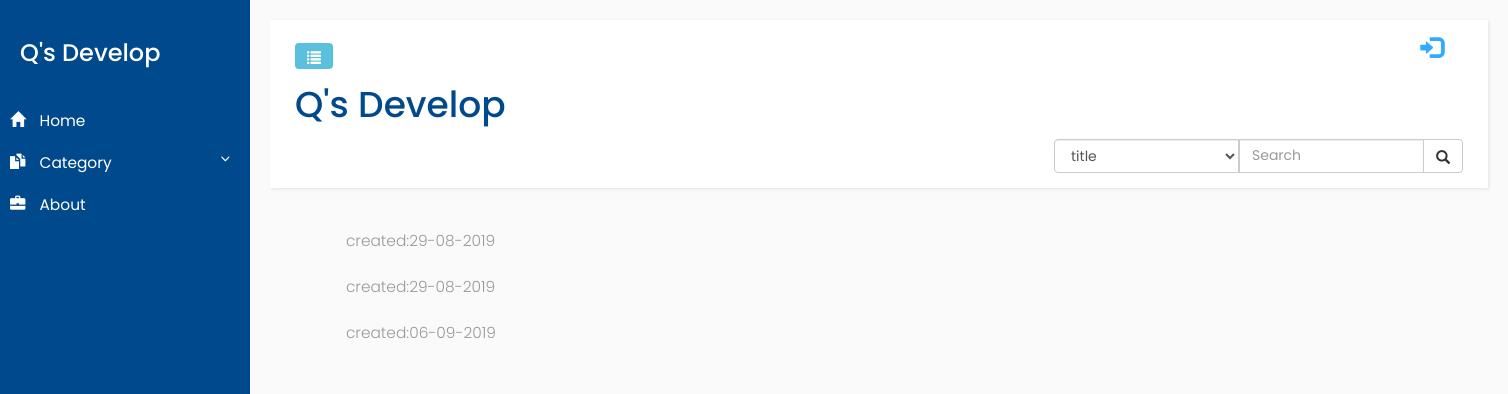
The page /draft/ on the database as committed earlier.
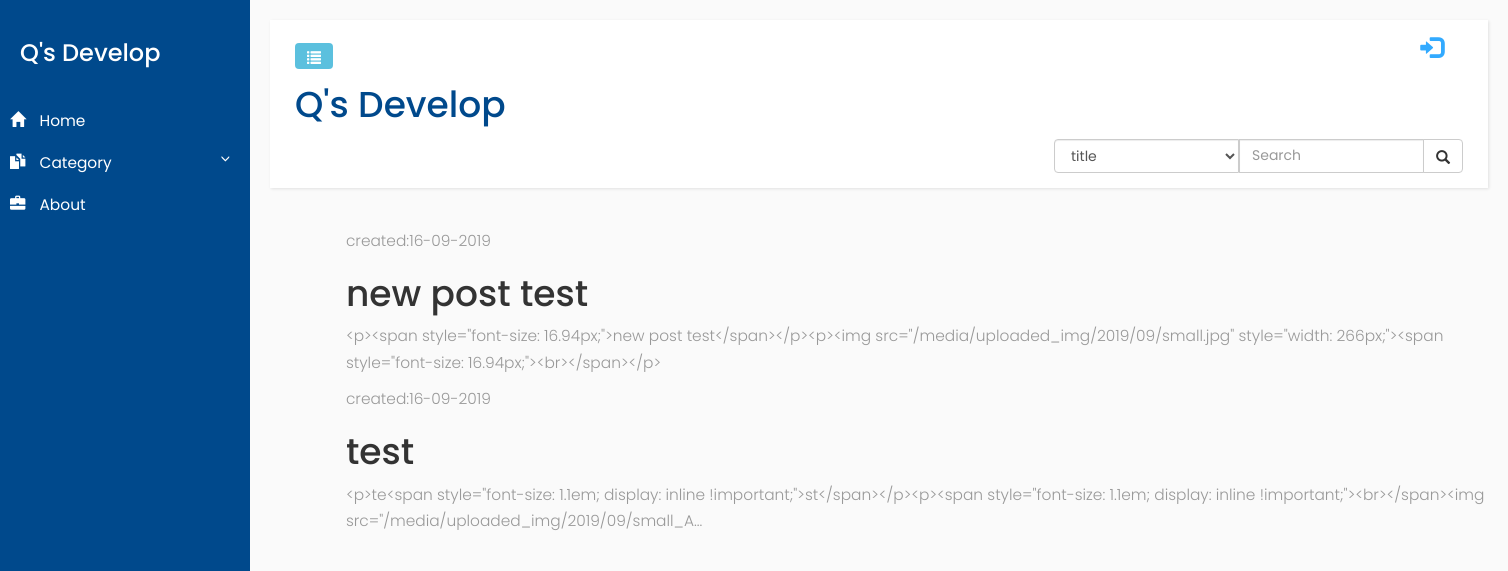
The same page on the database as committed later.
### blog/models.py (models this page shows, shortened)
class Post(models.Model):
    author = models.ForeignKey('auth.User',on_delete=models.CASCADE,)
    title = models.CharField(max_length=200)
    text = models.TextField()
    category = models.CharField(max_length=200)
    created_date = models.DateTimeField(default = timezone.now)
    published_date = models.DateTimeField(blank = True, null=True)

### blog/views.py (the view)
# urls.py: path('draft/', views.post_draft_list, name ='post_draft_list'),
def post_draft_list(request):
    posts = Post.objects.filter(published_date__isnull=True).order_by('created_date')
    return render(request, 'blog/post_draft_list.html', {'posts':posts})

### blog/templates/blog/post_draft_list.html
{% extends 'blog/base.html' %}
{% block content %}
    {% for post in posts %}
        <div class = "post">
            <p class="date">created:{{ post.created_date | date:'d-m-Y'}}</p>
            <h1><a href="{% url 'blog:post_detail' pk=post.pk %}">{{ post.title}} </a></h1>
            <p>{{ post.text | truncatechars:200 }}</p>
        </div>
    {% endfor %}
{% endblock%}

Rows that differ between the two databases and show on the page:
removed Post: created_date "29-08-2019"
removed Post: created_date "29-08-2019"
removed Post: created_date "06-09-2019"
added Post: created_date "16-09-2019", title "new post test", text "<p><span style=\"font-size: 16.94px;\">new post test</span></p><p><img src=\"/media/uploaded_img/2019/09/small.jpg\" style=\"width: 266px;\"><span style=\"font-size: 16.94px;\"><br></span></p>"
now on this page (row edited): Post: created_date "16-09-2019", title "test", text "<p>te<span style=\"font-size: 1.1em; display: inline !important;\">st</span></p><p><span style=\"font-size: 1.1em; display: inline !important;\"><br></span><img src=\"/media/uploaded_img/2019/09/small_A..."
